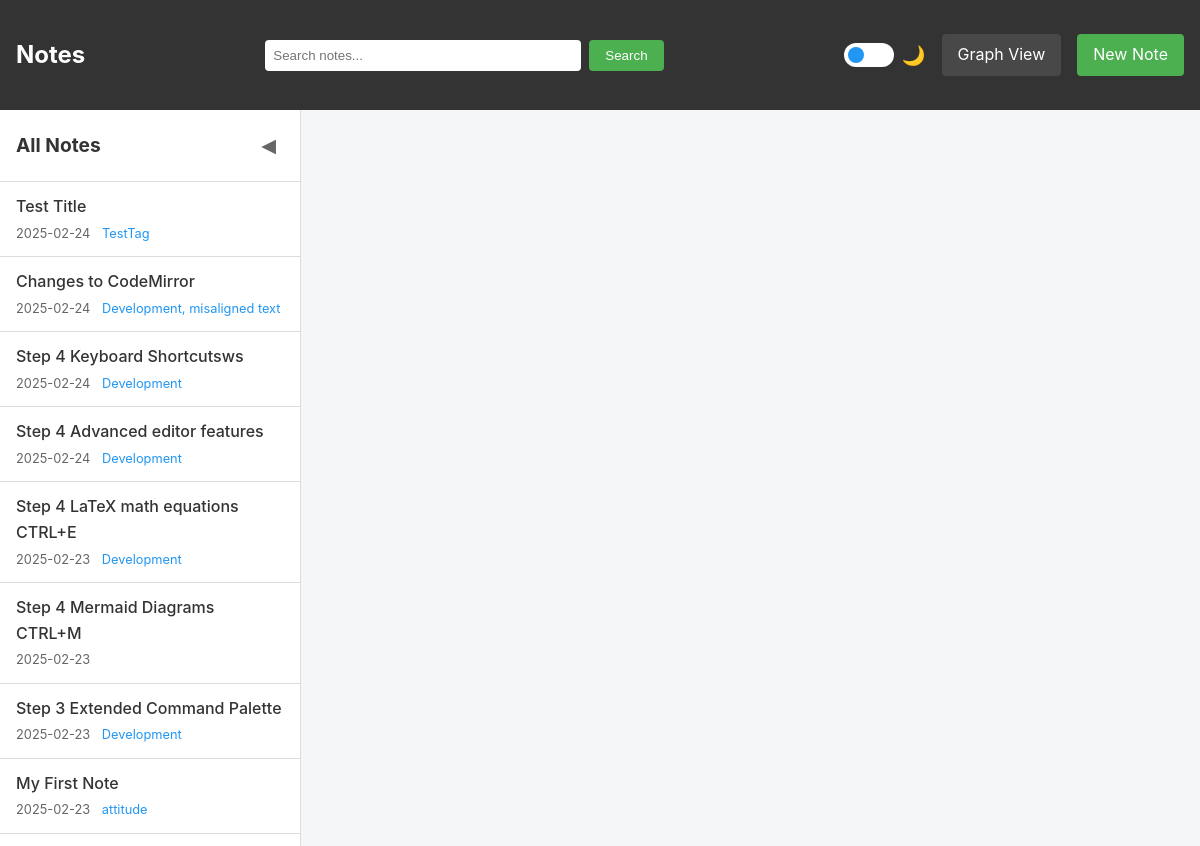
Before: / with the older database file.
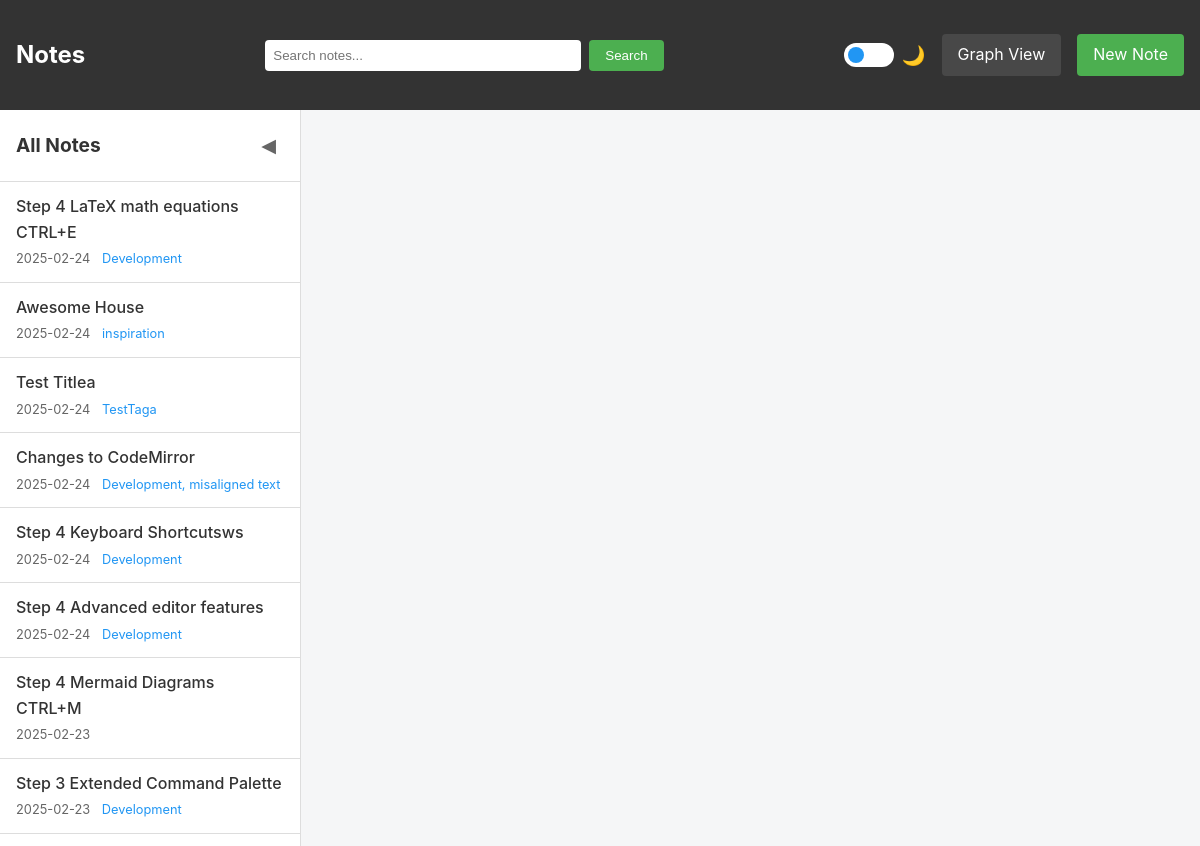
After: the same page with the newer database file.
### main.py (models this page shows, shortened)
class Note(db.Model):
    id = db.Column(db.Integer, primary_key=True)
    title = db.Column(db.String(200), nullable=False, unique=True)  # Make title unique
    content = db.Column(db.Text, nullable=False)
    created_at = db.Column(db.DateTime, default=datetime.utcnow)
    updated_at = db.Column(db.DateTime, default=datetime.utcnow, onupdate=datetime.utcnow)
    tags = db.Column(db.String(200))  # Store tags as comma-separated strings
    attachments = db.relationship('FileAttachment', backref='note', lazy=True, cascade="all, delete-orphan")

### main.py (the view)
@app.route('/')
def index():
    return render_template('index.html', all_notes=get_all_notes())

### main.py (called while the page is built)
def get_all_notes(limit=None):
    query = Note.query.order_by(Note.updated_at.desc())
    return query.limit(limit).all() if limit else query.all()

def escapejs(val):
    return json.dumps(str(val))[1:-1]

### templates/index.html (shortened to what this page needs)
{% extends "base.html" %}

### templates/base.html (shortened to what this page needs)
<!DOCTYPE html>
<html lang="en" data-theme="light">
<head>
    <link rel="stylesheet" href="{{ url_for('static', filename='style.css') }}">
</head>
<body>
    <nav>
        <h1><a href="{{ url_for('index') }}">Notes</a></h1>
        <form action="{{ url_for('search') }}" method="GET" class="search-form">
            <input type="text" name="q" placeholder="Search notes..." value="{{ request.args.get('q', '') }}">
            <button type="submit">Search</button>
        </form>
        <div class="nav-actions">
            <div class="theme-switch-wrapper">
                <label class="theme-switch">
                    <span class="slider round"></span>
                </label>
                <span class="theme-label">🌙</span>
            </div>
            <a href="{{ url_for('graph_view') }}" class="nav-btn">Graph View</a>
            <a href="{{ url_for('new_note') }}" class="new-note-btn">New Note</a>
        </div>
    </nav>
    <div class="app-container">
        <aside class="sidebar">
            <div class="sidebar-header">
                <h2>All Notes</h2>
                <button id="toggle-sidebar" class="toggle-sidebar" title="Toggle Sidebar">◀</button>
            </div>
            <div class="notes-list">
                {% for note in all_notes %}
                <a href="{{ url_for('view_note', id=note.id) }}"
                   class="note-link {% if current_note and current_note.id == note.id %}active{% endif %}">
                    <div class="note-link-title">{{ note.title }}</div>
                    <div class="note-link-meta">
                        {{ note.updated_at.strftime('%Y-%m-%d') }}
                        {% if note.tags %}
                        <span class="note-link-tags">{{ note.tags }}</span>
                        {% endif %}
                    </div>
                </a>
                {% endfor %}
            </div>
        </aside>
        <main class="main-content">
        </main>
    </div>
</body>
</html>

Changed rows visible on the page:
no longer on this page (row unchanged): Note: title "My First Note", updated_at "2025-02-23", tags "attitude"
changed Note "Step 4 LaTeX math equations CTRL+E": updated_at "2025-02-23" → "2025-02-24"; moves up the list
now on this page (row edited): Note: title "Awesome House", updated_at "2025-02-24", tags "inspiration"
changed Note: title "Test Title" → "Test Titlea"; tags "TestTag" → "TestTaga"
